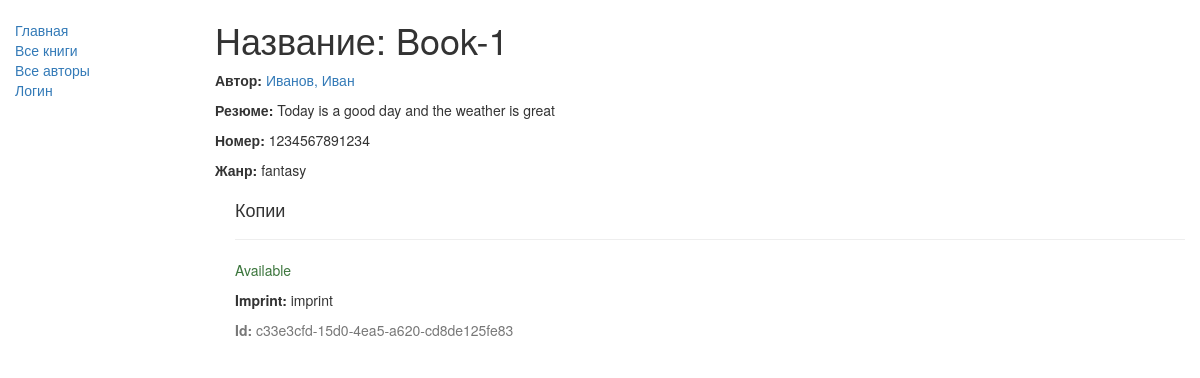
Page /catalog/book/1/ on the earlier database version.
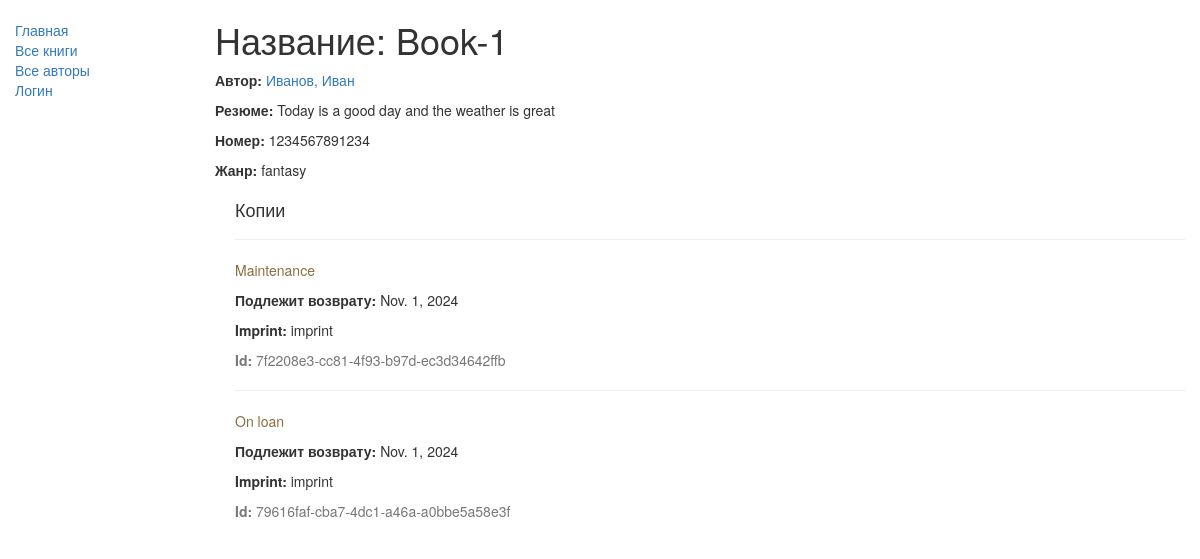
Same page on the later database version.
### catalog/models.py (models this page shows, shortened)
class Book(models.Model):
    title = models.CharField(max_length=200)
    author = models.ForeignKey('Author', on_delete=models.SET_NULL, null=True)
    summary = models.TextField(max_length=1000, help_text="Enter a brief description of the book")
    isbn = models.CharField('ISBN',max_length=13, help_text='13 Character <a href="https://www.isbn-international.org/content/what-isbn">ISBN number</a>')
    genre = models.ManyToManyField('Genre', help_text="Select a genre for this book")
    def display_genre(self):
        return ', '.join([genre.name for genre in self.genre.all()[:3]])
    display_genre.short_description = 'Genre'

class Author(models.Model):
    first_name = models.CharField(max_length=100)
    last_name = models.CharField(max_length=100)
    date_of_birth = models.DateField(null=True, blank=True)
    date_of_death = models.DateField('Died', null=True, blank=True)
    def __str__(self):
        return '%s, %s' % (self.last_name, self.first_name)
    class Meta:
        ordering = ['last_name']

class Genre(models.Model):
    name = models.CharField(max_length=200, help_text="Enter a book genre (e.g. Science Fiction, French Poetry etc.)")
    def __str__(self):
        return self.name

class BookInstance(models.Model):
    id = models.UUIDField(primary_key=True, default=uuid.uuid4, help_text="Unique ID for this particular book across whole library")
    book = models.ForeignKey('Book', on_delete=models.SET_NULL, null=True)
    imprint = models.CharField(max_length=200)
    due_back = models.DateField(null=True, blank=True)
    borrower = models.ForeignKey(User, on_delete=models.SET_NULL, null=True, blank=True)
    LOAN_STATUS = (
        ('m', 'Maintenance'),
        ('o', 'On loan'),
        ('a', 'Available'),
        ('r', 'Reserved'),
    )
    status = models.CharField(max_length=1, choices=LOAN_STATUS, blank=True, default='m', help_text='Book availability')
    class Meta:
        ordering = ["due_back"]
        permissions = (("can_mark_returned", "Set book as returned"),)

### catalog/views.py (the view, shortened to what this page needs)
# urls.py: path('book/<int:pk>/', views.BookDetailView.as_view(), name='book-detail'),
class BookDetailView(generic.DetailView):
    model = Book

### catalog/templates/catalog/book_detail.html
{% extends "base_generic.html" %}
{% block content %}
  <h1>Название: {{ book.title }}</h1>
  <p><strong>Автор:</strong> <a href="{% url 'author-detail' book.author.pk %}">{{ book.author }}</a></p>
  <p><strong>Резюме:</strong> {{ book.summary }}</p>
  <p><strong>Номер:</strong> {{ book.isbn }}</p>
  <p><strong>Жанр:</strong> {% for genre in book.genre.all %} {{ genre }}{% if not forloop.last %}, {% endif %}{% endfor %}</p>
  <div style="margin-left:20px;margin-top:20px">
    <h4>Копии</h4>
    {% for copy in book.bookinstance_set.all %}
    <hr>
    <p class="{% if copy.status == 'a' %}text-success{% elif copy.status == 'd' %}text-danger{% else %}text-warning{% endif %}">{{ copy.get_status_display }}</p>
    {% if copy.status != 'a' %}<p><strong>Подлежит возврату:</strong> {{copy.due_back}}</p>{% endif %}
    <p><strong>Imprint:</strong> {{copy.imprint}}</p>
    <p class="text-muted"><strong>Id:</strong> {{copy.id}}</p>
    {% endfor %}
  </div>
{% endblock %}

### catalog/templates/base_generic.html (shortened to what this page needs)
<!doctype html>
<html lang="en">
  <head>
    <link
      rel="stylesheet"
      href="https://maxcdn.bootstrapcdn.com/bootstrap/3.3.7/css/bootstrap.min.css" />
    {% load static %}
    <link rel="stylesheet" href="{% static 'css/styles.css' %}" />
  </head>
  <body>
    <div class="container-fluid">
      <div class="row">
        <div class="col-sm-2">
          {% block sidebar %}
            <ul class="sidebar-nav">
              <li><a href="{% url 'index' %}">Главная</a></li>
              <li><a href="{% url 'books' %}">Все книги</a></li>
              <li><a href="{% url 'authors' %}">Все авторы</a></li>
              {% if user.is_authenticated %}
             <li>Пользователь: {{ user.get_username }}</li>
             <li><a href="{% url 'my-borrowed' %}">Мои взаимодействия</a></li>
             <li><a href="{% url 'logout'%}?next={{request.path}}">Выйти</a></li>
             {% else %}
             <li><a href="{% url 'login'%}?next={{request.path}}">Логин</a></li>
             {% endif %}
          {% endblock %}
        </div>
        <div class="col-sm-10 ">{% block content %}{% endblock %}</div>
      </div>
    </div>
  </body>
</html>

### catalog/static/css/styles.css (style rules this page uses)
.sidebar-nav { margin-top: 20px; padding: 0; list-style: none; }

Differences in the rows shown:
removed BookInstance: status "Available", imprint "imprint", id "c33e3cfd-15d0-4ea5-a620-cd8de125fe83"
added BookInstance: status "Maintenance", due_back "Nov. 1, 2024", imprint "imprint", id "7f2208e3-cc81-4f93-b97d-ec3d34642ffb"
added BookInstance: status "On loan", due_back "Nov. 1, 2024", imprint "imprint", id "79616faf-cba7-4dc1-a46a-a0bbe5a58e3f"
